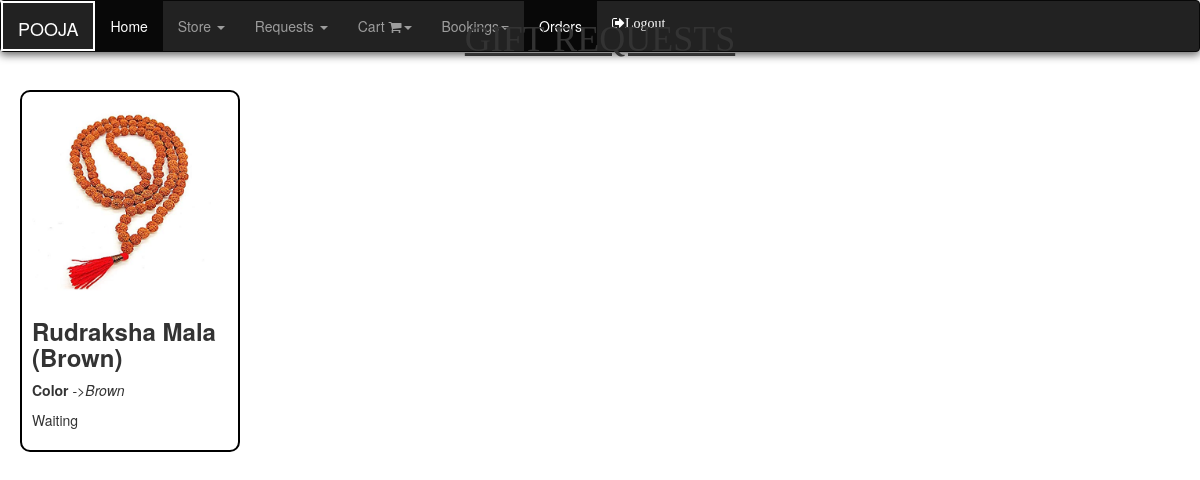
Screenshot of /customer/view_gift_requests (signed in) with the database file from the repository.
### customers/models.py (models this page shows)
class gift_requests(models.Model):
    raised_by=models.ForeignKey(app_users,on_delete=models.CASCADE)
    product_associated=models.ForeignKey(color_quantity,on_delete=models.CASCADE)
    status_choices = [
        ('Accepted', 'Accepted'),
        ('Rejected', 'Rejected'),
        ('Waiting','Waiting')
    ]
    status=models.CharField(max_length=20,choices=status_choices,default='Waiting')

### main_app/models.py (models this page shows, shortened)
class color_quantity(models.Model):
    color=models.CharField(max_length=20)
    quantity=models.IntegerField()
    price=models.IntegerField(default=0)
    photo=models.ImageField(verbose_name="photo",upload_to='images',null=True)
    product=models.ForeignKey(pooja_products,related_name="product",on_delete=models.CASCADE)
    slug=models.SlugField(unique=True,null=True)

class pooja_products(models.Model):
    name=models.CharField(max_length=50)
    size=models.CharField(max_length=50)
    description=models.TextField()

### customers/views.py (the view)
# urls.py: path('view_gift_requests',views.view_gift_requests),
def view_gift_requests(request):
    current_user=app_users.objects.filter(email=request.user.username).first()
    user_requests=gift_requests.objects.filter(raised_by=current_user)
    return render(request,'customers/view_gift_requests.html',{'requests':user_requests})

### templates/customers/view_gift_requests.html (shortened to what this page needs)
{% extends 'addons/customers/navigation.html'%}
{% block extra_head %}
<link rel="stylesheet" href="https://cdnjs.cloudflare.com/ajax/libs/font-awesome/4.7.0/css/font-awesome.min.css">
{% endblock %}
{% block mymessage %}      <div class="main">    <h1 style="text-align:center; font-family:Georgia, 'Times New Roman', Times, serif;"><u> GIFT REQUESTS</u></h1>
        {% for request in requests %}
        <div class="card" style="width: 22rem; display:inline-block; padding:10px; margin:20px; border:2px solid black; border-radius: 10px;">
           <a href="/adminn/edit_product/{{request.product_associated.id}}"><img style="height:fit-content; width:100%"class="card-img-top" src="{{ request.product_associated.photo.url }}" alt="Card image cap"></a>
            <div class="card-body">
              <h3 class="card-title" style="text-transform:capitalize;"><b>{{ request.product_associated.product.name }} ({{ request.product_associated.color }})</b></h3>
              <p class="card-text"><b>Color  </b> -><i>{{ request.product_associated.color }}</i></p>
              <p class="card-text"> {{ request.status }}</p>
            </div>
          </div>
          {% endfor %}
</div>
{% endblock %}

### templates/addons/customers/navigation.html (style rules this page uses)
body { font-family: "Lato", sans-serif; background-repeat: no-repeat; background-size: cover; background-position: fixed; }
.main { margin-left: 0px; top:0; z-index:100; width:100%; position:fixed; }

### templates/customers/view_gift_requests.html (style rules this page uses)
body { font-family: 'Times New Roman', Times, serif; }

### rows the page displays
gift_requests: product_associated.photo (picture), product_associated.product.name "Rudraksha Mala", product_associated.color "Brown", status "Waiting"
